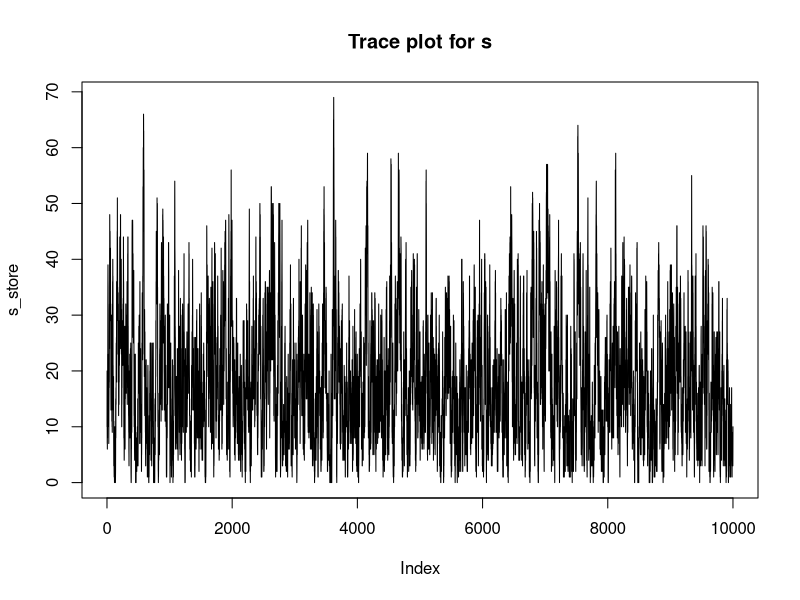
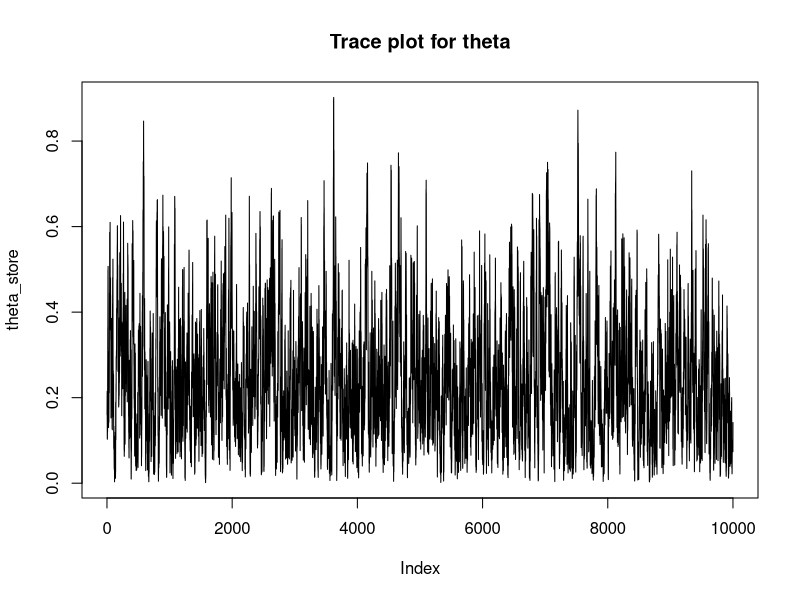
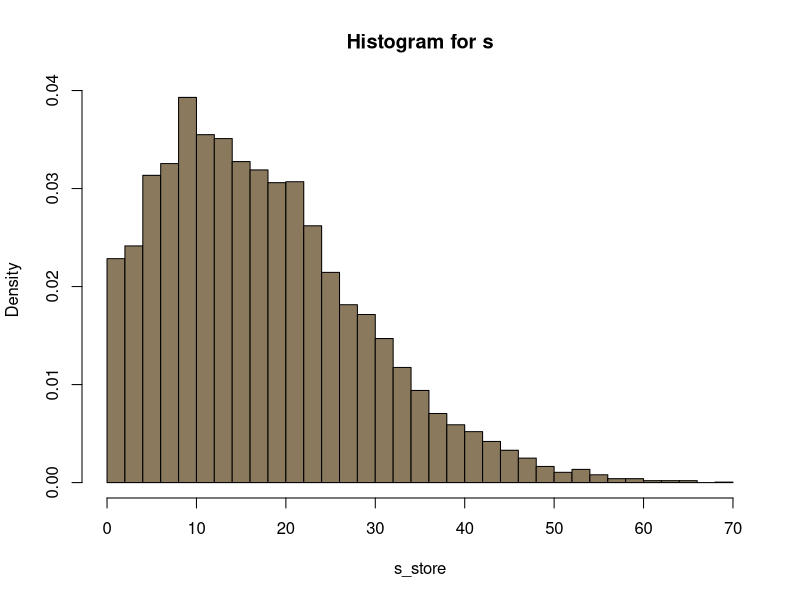
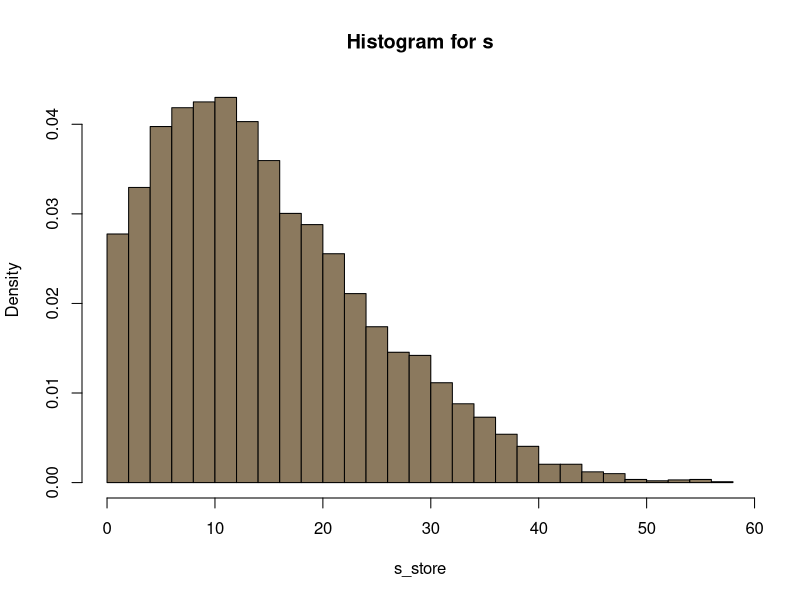
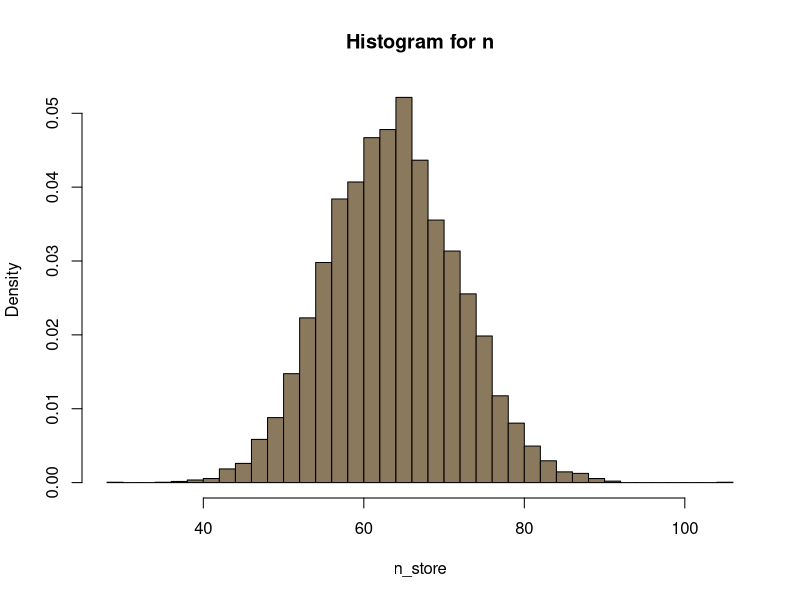

Recreate these plots in R, in order.
## ---- chunk 1
set.seed(7)
# Initial values

a0 = 2.0
b0 = 6.4
n = 74
s = 16

MLE_theta <- s/n
MLE_theta

M = 10000

# storing simulated samples

s_store = matrix(0,M)
theta_store = matrix(0,M)

# for loop start

for (iter in 1:M)
{
  theta = rbeta(1, a0+s, b0+n-s)
  s = rbinom(1, n, theta)
  
  theta_store[iter,] = theta
  s_store[iter,] = s
}

density_s = table(s_store)/M

plot(s_store,type = "l", main = "Trace plot for s")
plot(theta_store,type = "l", main = "Trace plot for theta")
hist(s_store, breaks = 30, freq = F, col = "navajowhite4", main = "Histogram for s")

posterior_median_theta <- median(theta_store)
posterior_median_theta

## ---- chunk 2
set.seed(7)
# Initial values

a0 = 2.0
b0 = 6.4
s = 16
n = 20
lambda = 64

M = 10000

# storing simulated samples

s_store = matrix(0,M)
theta_store = matrix(0,M)
n_store = matrix(0,M)

# for loop start

for (iter in 1:M)
{
  theta = rbeta(1, a0+s, b0+n-s)
  n = s + rpois(1,(1-theta)*lambda)
  s = rbinom(1, n, theta)
  
  theta_store[iter, ] = theta
  n_store[iter, ] = n
  s_store[iter, ] = s
}


hist(s_store, breaks = 30, freq = F, col = "navajowhite4", main = "Histogram for s")
hist(n_store, breaks = 30, freq = F, col = "navajowhite4", main = "Histogram for n")

posterior_median_theta <- median(theta_store)
posterior_median_theta

